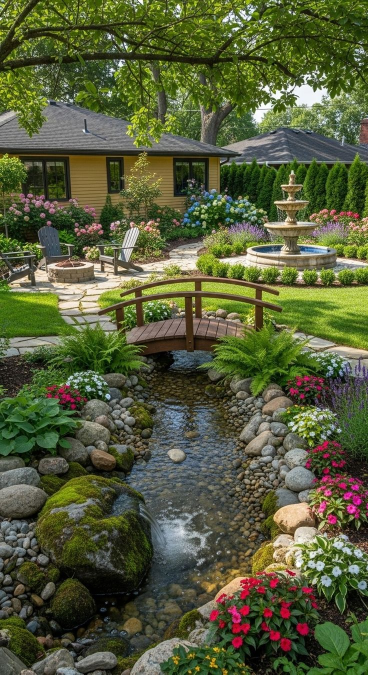
#> input picture images/taman.jpg, 736 x 1349 px, found by its file name (shown at 1/2 size)
$ python descriptor.py   (older library calls are emulated)
#> lines starting #> are read from the running program, lines starting #| are printed output that depends on the picture
import cv2
import numpy as np
import matplotlib.pyplot as plt

img = cv2.imread('./Scale-Invariant Feature Transform (SIFT)/images/taman.jpg')
#> img is the input picture: shape (1349, 736, 3); mean B, G, R 58.5, 92.5, 86.2
gray = cv2.cvtColor(img, cv2.COLOR_BGR2GRAY)
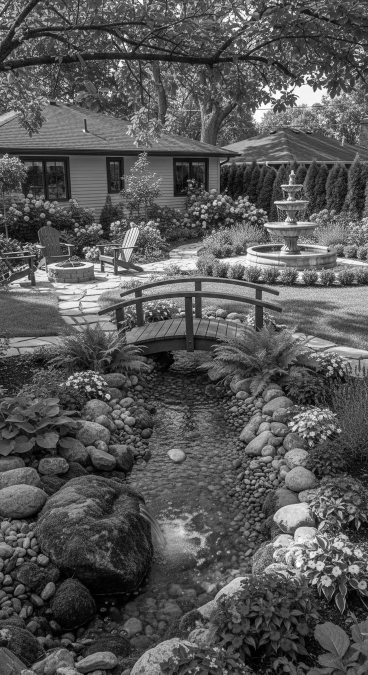
#> gray: shape (1349, 736) (shown at 1/2 size); min 0, max 255, mean 86.8
img_rgb = cv2.cvtColor(img, cv2.COLOR_BGR2RGB)

sift = cv2.SIFT_create()
keypoints, descriptors = sift.detectAndCompute(gray, None)
#> keypoints = 16014 keypoints; strongest (x, y, size): (227, 78, 1.9), (250, 72, 4.5), (543, 59, 4.7), (580, 24, 3.2)

print("Total keypoints:", len(keypoints))
#| Total keypoints: 16014

kp = max(keypoints, key=lambda k: k.size)
#> kp = keypoint at (339.3, 731.1), size 121.6

x, y = int(kp.pt[0]), int(kp.pt[1])
#> x = 339; y = 731
size = int(kp.size)
#> size = 121

half = size // 2
#> half = 60
patch = gray[
    max(0, y-half):min(gray.shape[0], y+half),
    max(0, x-half):min(gray.shape[1], x+half)
]
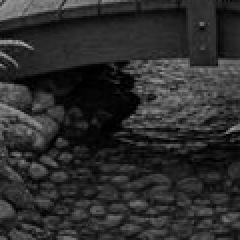
#> patch: shape (120, 120) (shown 2 times larger); min 0, max 172, mean 44.8
patch = cv2.resize(patch, (16, 16))

gx = cv2.Sobel(patch, cv2.CV_32F, 1, 0, ksize=3)
gy = cv2.Sobel(patch, cv2.CV_32F, 0, 1, ksize=3)

magnitude = np.sqrt(gx**2 + gy**2)
orientation = (np.arctan2(gy, gx) * 180 / np.pi) % 360


fig, axes = plt.subplots(4, 4, figsize=(8, 8))
fig.suptitle("SIFT Descriptor: 4×4 Blocks (Orientation Histograms)", fontsize=14)

bin_count = 8

for i in range(4):
    for j in range(4):
        # Ambil blok 4×4
        mag_block = magnitude[i*4:(i+1)*4, j*4:(j+1)*4]
        ori_block = orientation[i*4:(i+1)*4, j*4:(j+1)*4]

        # Histogram orientasi
        hist, _ = np.histogram(
            ori_block,
            bins=bin_count,
            range=(0, 360),
            weights=mag_block
        )

        axes[i, j].bar(range(bin_count), hist)
        axes[i, j].set_xticks([])
        axes[i, j].set_yticks([])

plt.tight_layout()
plt.show()
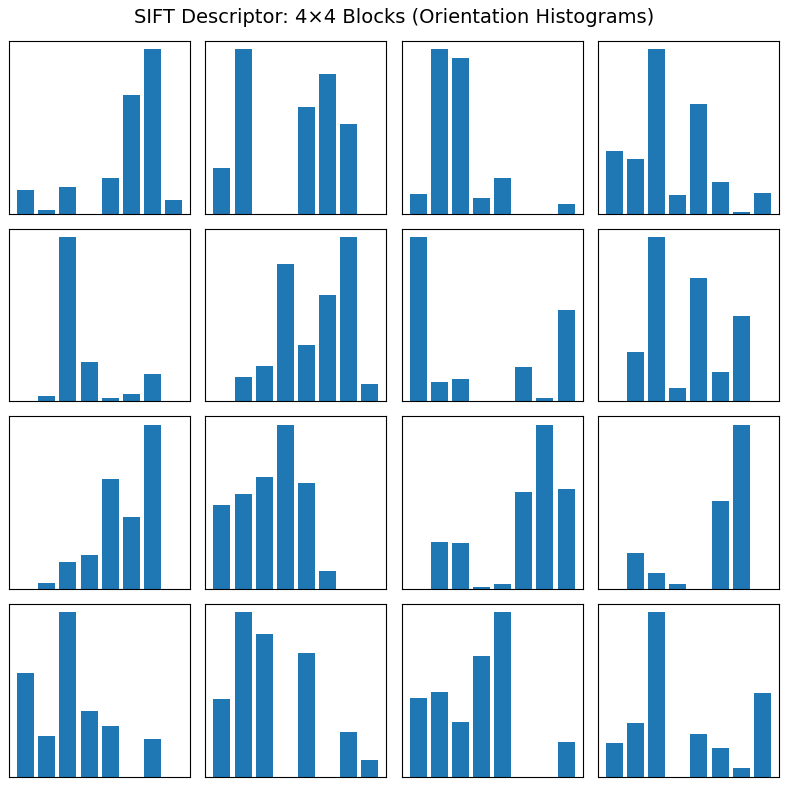
#> figure drawn by matplotlib, 16 panels
